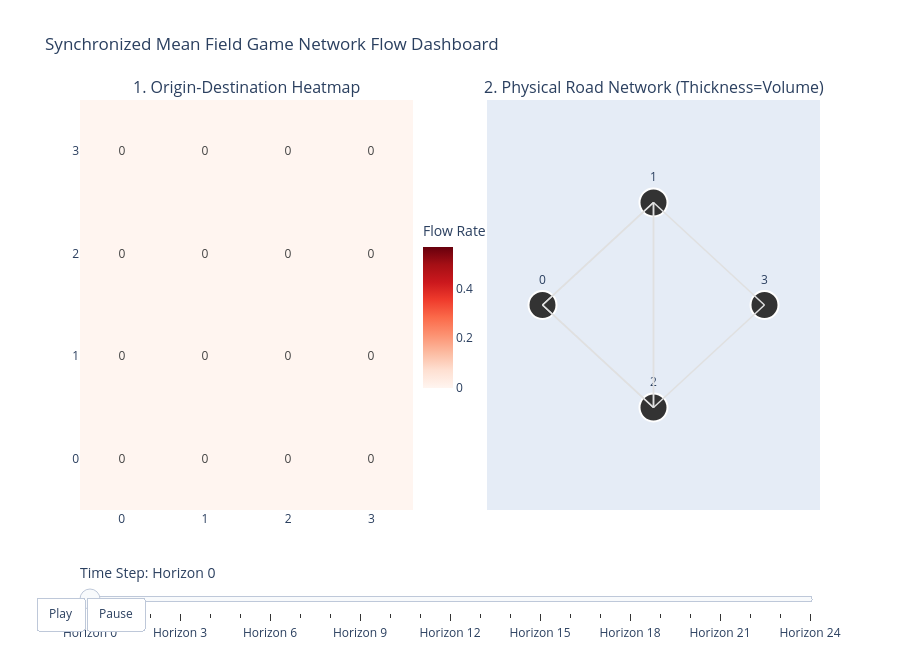

The notebook cell saved with this chart:
### Code cell
import numpy as np
import torch
import plotly.graph_objects as go
from plotly.subplots import make_subplots
from PIL import Image
import io

# --- 1. Extract environment variables from your notebook execution ---
num_nodes = env.num_nodes
nodes = [str(i) for i in range(num_nodes)] # ['0', '1', '2', '3']

# Spatial coordinates for your 4-node MFG setup
node_coords = {
    '0': (0, 1),   # Source Node
    '1': (1, 1.5), # Intermediate Top
    '2': (1, 0.5), # Intermediate Bottom
    '3': (2, 1)    # Destination Node
}

# Pull physical roads defined in your environment's adjacency matrix
adjacency_matrix = env.A.cpu().numpy()
road_topology = []
for u_idx in range(num_nodes):
    for v_idx in range(num_nodes):
        if adjacency_matrix[u_idx, v_idx] > 0:
            road_topology.append((str(u_idx), str(v_idx)))

# Compute the composite edge flows (H, N, N) from the model outputs
# Simply sum/reduce over group/other dimensions to get shape (H, N, N)
edge_flows_tensor = edge_occ.sum(dim=0).sum(dim=-1)  # If this yields shape (H, N, N)
E_total_edges = edge_flows_tensor.detach().cpu().numpy()

num_steps = E_total_edges.shape[0]
timesteps = [f"Horizon {h}" for h in range(num_steps)]
max_flow_value = float(np.max(E_total_edges)) if np.max(E_total_edges) > 0 else 1.0

# --- 2. Initialize the Subplot Figure ---
fig = make_subplots(
    rows=1, cols=2,
    subplot_titles=(
        "1. Origin-Destination Heatmap",
        "2. Physical Road Network (Thickness=Volume)"
    ),
    horizontal_spacing=0.1
)

# --- 3. Base Traces (Horizon 0) ---
z_init = E_total_edges[0]
heatmap_base = go.Heatmap(
    z=z_init, x=nodes, y=nodes,
    colorscale="Reds", zmin=0, zmax=max_flow_value,
    text=np.round(z_init, 3), texttemplate="%{text}",
    colorbar=dict(title="Flow Rate", len=0.45, y=0.5, x=0.45),
)
fig.add_trace(heatmap_base, row=1, col=1)

node_x = [node_coords[n][0] for n in nodes]
node_y = [node_coords[n][1] for n in nodes]
node_trace = go.Scatter(
    x=node_x, y=node_y,
    mode='markers+text',
    text=nodes, textposition="top center",
    marker=dict(size=28, color='#333333', line=dict(width=2, color='white'))
)
fig.add_trace(node_trace, row=1, col=2)

for u, v in road_topology:
    x0, y0 = node_coords[u]
    x1, y1 = node_coords[v]
    u_idx, v_idx = int(u), int(v)
    flow = E_total_edges[0, u_idx, v_idx]
    
    width = 1.5 + (flow / max_flow_value) * 12
    color = '#D32F2F' if flow > (max_flow_value * 0.4) else '#E0E0E0'
    
    edge_trace = go.Scatter(
        x=[x0, x1, None], y=[y0, y1, None],
        mode='lines',
        line=dict(width=width, color=color),
        hoverinfo='text',
        text=f"Route: {u}→{v}<br>Flow: {flow:.3f}"
    )
    fig.add_trace(edge_trace, row=1, col=2)

# --- 4. Populate Frames ---
frames = []
for t in range(num_steps):
    frame_data = []
    
    z_frame = E_total_edges[t]
    frame_data.append(go.Heatmap(
        z=z_frame, text=np.round(z_frame, 3), texttemplate="%{text}"
    ))
    
    frame_data.append(node_trace)
    
    for u, v in road_topology:
        u_idx, v_idx = int(u), int(v)
        flow = E_total_edges[t, u_idx, v_idx]
        width = 1.5 + (flow / max_flow_value) * 12
        color = '#D32F2F' if flow > (max_flow_value * 0.05) else '#E0E0E0'
        
        frame_data.append(go.Scatter(
            line=dict(width=width, color=color),
            text=f"Route: {u}→{v}<br>Flow: {flow:.3f}"
        ))
        
    frames.append(go.Frame(data=frame_data, name=timesteps[t]))
    
fig.frames = frames

# --- 5. Add Layout & Slider Configurations ---
sliders = [{
    "active": 0,
    "currentvalue": {"prefix": "Time Step: ", "font": {"size": 14}},
    "pad": {"t": 50},
    "steps": [{
        "args": [[f_name], {"frame": {"duration": 600, "redraw": True}, "mode": "immediate"}],
        "label": f_name, "method": "animate"
    } for f_name in timesteps]
}]

fig.update_layout(
    title="Synchronized Mean Field Game Network Flow Dashboard",
    height=650,
    showlegend=False,
    xaxis2=dict(showgrid=False, zeroline=False, showticklabels=False, range=[-0.5, 2.5]),
    yaxis2=dict(showgrid=False, zeroline=False, showticklabels=False, range=[0.0, 2.0]),
    xaxis=dict(tickangle=0),
    updatemenus=[{
        "type": "buttons", "direction": "left", "pad": {"r": 10, "t": 87}, "showactive": False,
        "x": 0.1, "y": 0, "xanchor": "right", "yanchor": "top",
        "buttons": [
            {"label": "Play", "method": "animate", "args": [None, {"frame": {"duration": 800, "redraw": True}}]},
            {"label": "Pause", "method": "animate", "args": [[None], {"frame": {"duration": 0, "redraw": False}, "mode": "immediate"}]}
        ]
    }],
    sliders=sliders
)

# Display interactive dashboard in the notebook
fig.show()
fig.write_html("traffic_flow_leader.html")

### Figure 1 — Plotly figure (JSON) as saved in the notebook; plotly's stock layout.template omitted (floating-point values rounded to 4 significant figures)
{"data": [{"colorbar": {"len": 0.45, "title": {"text": "Flow Rate"}, "x": 0.45, "y": 0.5}, "colorscale": [[0, "rgb(255,245,240)"], [0.125, "rgb(254,224,210)"], [0.25, "rgb(252,187,161)"], [0.375, "rgb(252,146,114)"], [0.5, "rgb(251,106,74)"], [0.625, "rgb(239,59,44)"], [0.75, "rgb(203,24,29)"], [0.875, "rgb(165,15,21)"], [1, "rgb(103,0,13)"]], "text": [[0.0, 0.0, 0.0, 0.0], [0.0, 0.0, 0.0, 0.0], [0.0, 0.0, 0.0, 0.0], [0.0, 0.0, 0.0, 0.0]], "texttemplate": "%{text}", "type": "heatmap", "x": ["0", "1", "2", "3"], "xaxis": "x", "y": ["0", "1", "2", "3"], "yaxis": "y", "z": [[0.0, 0.0, 0.0, 0.0], [0.0, 0.0, 0.0, 0.0], [0.0, 0.0, 0.0, 0.0], [0.0, 0.0, 0.0, 0.0]], "zmax": 0.5698, "zmin": 0}, {"marker": {"color": "#333333", "line": {"color": "white", "width": 2}, "size": 28}, "mode": "markers+text", "text": ["0", "1", "2", "3"], "textposition": "top center", "type": "scatter", "x": [0, 1, 1, 2], "xaxis": "x2", "y": [1, 1.5, 0.5, 1], "yaxis": "y2"}, {"hoverinfo": "text", "line": {"color": "#E0E0E0", "width": 1.5}, "mode": "lines", "text": "Route: 0→1<br>Flow: 0.000", "type": "scatter", "x": [0, 1, null], "xaxis": "x2", "y": [1, 1.5, null], "yaxis": "y2"}, {"hoverinfo": "text", "line": {"color": "#E0E0E0", "width": 1.5}, "mode": "lines", "text": "Route: 0→2<br>Flow: 0.000", "type": "scatter", "x": [0, 1, null], "xaxis": "x2", "y": [1, 0.5, null], "yaxis": "y2"}, {"hoverinfo": "text", "line": {"color": "#E0E0E0", "width": 1.5}, "mode": "lines", "text": "Route: 1→0<br>Flow: 0.000", "type": "scatter", "x": [1, 0, null], "xaxis": "x2", "y": [1.5, 1, null], "yaxis": "y2"}, {"hoverinfo": "text", "line": {"color": "#E0E0E0", "width": 1.5}, "mode": "lines", "text": "Route: 1→2<br>Flow: 0.000", "type": "scatter", "x": [1, 1, null], "xaxis": "x2", "y": [1.5, 0.5, null], "yaxis": "y2"}, {"hoverinfo": "text", "line": {"color": "#E0E0E0", "width": 1.5}, "mode": "lines", "text": "Route: 1→3<br>Flow: 0.000", "type": "scatter", "x": [1, 2, null], "xaxis": "x2", "y": [1.5, 1, null], "yaxis": "y2"}, {"hoverinfo": "text", "line": {"color": "#E0E0E0", "width": 1.5}, "mode": "lines", "text": "Route: 2→0<br>Flow: 0.000", "type": "scatter", "x": [1, 0, null], "xaxis": "x2", "y": [0.5, 1, null], "yaxis": "y2"}, {"hoverinfo": "text", "line": {"color": "#E0E0E0", "width": 1.5}, "mode": "lines", "text": "Route: 2→1<br>Flow: 0.000", "type": "scatter", "x": [1, 1, null], "xaxis": "x2", "y": [0.5, 1.5, null], "yaxis": "y2"}, {"hoverinfo": "text", "line": {"color": "#E0E0E0", "width": 1.5}, "mode": "lines", "text": "Route: 2→3<br>Flow: 0.000", "type": "scatter", "x": [1, 2, null], "xaxis": "x2", "y": [0.5, 1, null], "yaxis": "y2"}], "layout": {"annotations": [{"font": {"size": 16}, "showarrow": false, "text": "1. Origin-Destination Heatmap", "x": 0.225, "xanchor": "center", "xref": "paper", "y": 1, "yanchor": "bottom", "yref": "paper"}, {"font": {"size": 16}, "showarrow": false, "text": "2. Physical Road Network (Thickness=Volume)", "x": 0.775, "xanchor": "center", "xref": "paper", "y": 1, "yanchor": "bottom", "yref": "paper"}], "height": 650, "showlegend": false, "sliders": [{"active": 0, "currentvalue": {"font": {"size": 14}, "prefix": "Time Step: "}, "pad": {"t": 50}, "steps": [{"args": [["Horizon 0"], {"frame": {"duration": 600, "redraw": true}, "mode": "immediate"}], "label": "Horizon 0", "method": "animate"}, {"args": [["Horizon 1"], {"frame": {"duration": 600, "redraw": true}, "mode": "immediate"}], "label": "Horizon 1", "method": "animate"}, {"args": [["Horizon 2"], {"frame": {"duration": 600, "redraw": true}, "mode": "immediate"}], "label": "Horizon 2", "method": "animate"}, {"args": [["Horizon 3"], {"frame": {"duration": 600, "redraw": true}, "mode": "immediate"}], "label": "Horizon 3", "method": "animate"}, {"args": [["Horizon 4"], {"frame": {"duration": 600, "redraw": true}, "mode": "immediate"}], "label": "Horizon 4", "method": "animate"}, {"args": [["Horizon 5"], {"frame": {"duration": 600, "redraw": true}, "mode": "immediate"}], "label": "Horizon 5", "method": "animate"}, {"args": [["Horizon 6"], {"frame": {"duration": 600, "redraw": true}, "mode": "immediate"}], "label": "Horizon 6", "method": "animate"}, {"args": [["Horizon 7"], {"frame": {"duration": 600, "redraw": true}, "mode": "immediate"}], "label": "Horizon 7", "method": "animate"}, {"args": [["Horizon 8"], {"frame": {"duration": 600, "redraw": true}, "mode": "immediate"}], "label": "Horizon 8", "method": "animate"}, {"args": [["Horizon 9"], {"frame": {"duration": 600, "redraw": true}, "mode": "immediate"}], "label": "Horizon 9", "method": "animate"}, {"args": [["Horizon 10"], {"frame": {"duration": 600, "redraw": true}, "mode": "immediate"}], "label": "Horizon 10", "method": "animate"}, {"args": [["Horizon 11"], {"frame": {"duration": 600, "redraw": true}, "mode": "immediate"}], "label": "Horizon 11", "method": "animate"}, {"args": [["Horizon 12"], {"frame": {"duration": 600, "redraw": true}, "mode": "immediate"}], "label": "Horizon 12", "method": "animate"}, {"args": [["Horizon 13"], {"frame": {"duration": 600, "redraw": true}, "mode": "immediate"}], "label": "Horizon 13", "method": "animate"}, {"args": [["Horizon 14"], {"frame": {"duration": 600, "redraw": true}, "mode": "immediate"}], "label": "Horizon 14", "method": "animate"}, {"args": [["Horizon 15"], {"frame": {"duration": 600, "redraw": true}, "mode": "immediate"}], "label": "Horizon 15", "method": "animate"}, {"args": [["Horizon 16"], {"frame": {"duration": 600, "redraw": true}, "mode": "immediate"}], "label": "Horizon 16", "method": "animate"}, {"args": [["Horizon 17"], {"frame": {"duration": 600, "redraw": true}, "mode": "immediate"}], "label": "Horizon 17", "method": "animate"}, {"args": [["Horizon 18"], {"frame": {"duration": 600, "redraw": true}, "mode": "immediate"}], "label": "Horizon 18", "method": "animate"}, {"args": [["Horizon 19"], {"frame": {"duration": 600, "redraw": true}, "mode": "immediate"}], "label": "Horizon 19", "method": "animate"}, {"args": [["Horizon 20"], {"frame": {"duration": 600, "redraw": true}, "mode": "immediate"}], "label": "Horizon 20", "method": "animate"}, {"args": [["Horizon 21"], {"frame": {"duration": 600, "redraw": true}, "mode": "immediate"}], "label": "Horizon 21", "method": "animate"}, {"args": [["Horizon 22"], {"frame": {"duration": 600, "redraw": true}, "mode": "immediate"}], "label": "Horizon 22", "method": "animate"}, {"args": [["Horizon 23"], {"frame": {"duration": 600, "redraw": true}, "mode": "immediate"}], "label": "Horizon 23", "method": "animate"}, {"args": [["Horizon 24"], {"frame": {"duration": 600, "redraw": true}, "mode": "immediate"}], "label": "Horizon 24", "method": "animate"}]}], "title": {"text": "Synchronized Mean Field Game Network Flow Dashboard"}, "updatemenus": [{"buttons": [{"args": [null, {"frame": {"duration": 800, "redraw": true}}], "label": "Play", "method": "animate"}, {"args": [[null], {"frame": {"duration": 0, "redraw": false}, "mode": "immediate"}], "label": "Pause", "method": "animate"}], "direction": "left", "pad": {"r": 10, "t": 87}, "showactive": false, "type": "buttons", "x": 0.1, "xanchor": "right", "y": 0, "yanchor": "top"}], "xaxis": {"anchor": "y", "domain": [0, 0.45], "tickangle": 0}, "xaxis2": {"anchor": "y2", "domain": [0.55, 1], "range": [-0.5, 2.5], "showgrid": false, "showticklabels": false, "zeroline": false}, "yaxis": {"anchor": "x", "domain": [0, 1]}, "yaxis2": {"anchor": "x2", "domain": [0, 1], "range": [0, 2], "showgrid": false, "showticklabels": false, "zeroline": false}}}
